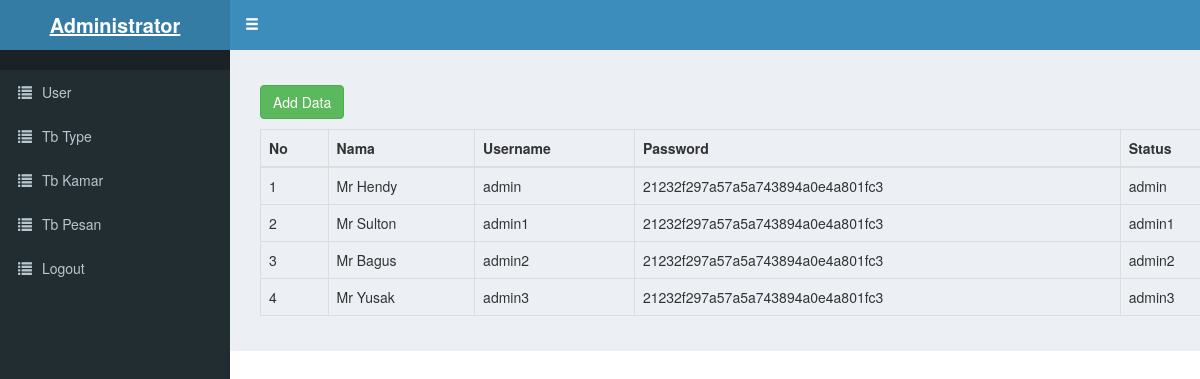
Page /Admin/admin/index.php?page=tb_user on the committed database.
### tables this page shows
CREATE TABLE `user` (
  `id_user` int(10) UNSIGNED NOT NULL,
  `nama` varchar(200) NOT NULL,
  `username` varchar(200) NOT NULL,
  `password` text NOT NULL,
  `status` varchar(150) NOT NULL DEFAULT 'member'
);

### Admin/admin/tb_user.php (the view, shortened to what this page needs)
<!doctype html>
<html lang="en">
<head>
<link href="css/bootstrap.css" rel="stylesheet">
</head>
<body>
<div class="container">
    <p><a href="#" class="btn btn-success" data-target="#ModalAdd" data-toggle="modal">Add Data</a></p>
<table id="mytable" class="table table-bordered">
    <thead>
      <th>No</th>
      <th>Nama</th>
      <th>Username</th>
      <th>Password</th>
      <th>Status</th>
    </thead>
<?php
  include "koneksi.php";
  $no = 0;
  $modal=mysqli_query($koneksi,"SELECT * FROM user");
  while($r=mysqli_fetch_array($modal)){
  $no++;
?>
  <tr>
      <td><?php echo $no; ?></td>
      <td><?php echo  $r['nama']; ?></td>
      <td><?php echo  $r['username']; ?></td>
      <td><?php echo  $r['password']; ?></td>
      <td><?php echo  $r['status']; ?></td>
  </tr>
<?php } ?>
</table>
</div>
</body>
</html>

### rows in the picture
user: nama "Mr Hendy", username "admin", password "21232f297a57a5a743894a0e4a801fc3", status "admin"
user: nama "Mr Sulton", username "admin1", password "21232f297a57a5a743894a0e4a801fc3", status "admin1"
user: nama "Mr Bagus", username "admin2", password "21232f297a57a5a743894a0e4a801fc3", status "admin2"
user: nama "Mr Yusak", username "admin3", password "21232f297a57a5a743894a0e4a801fc3", status "admin3"
